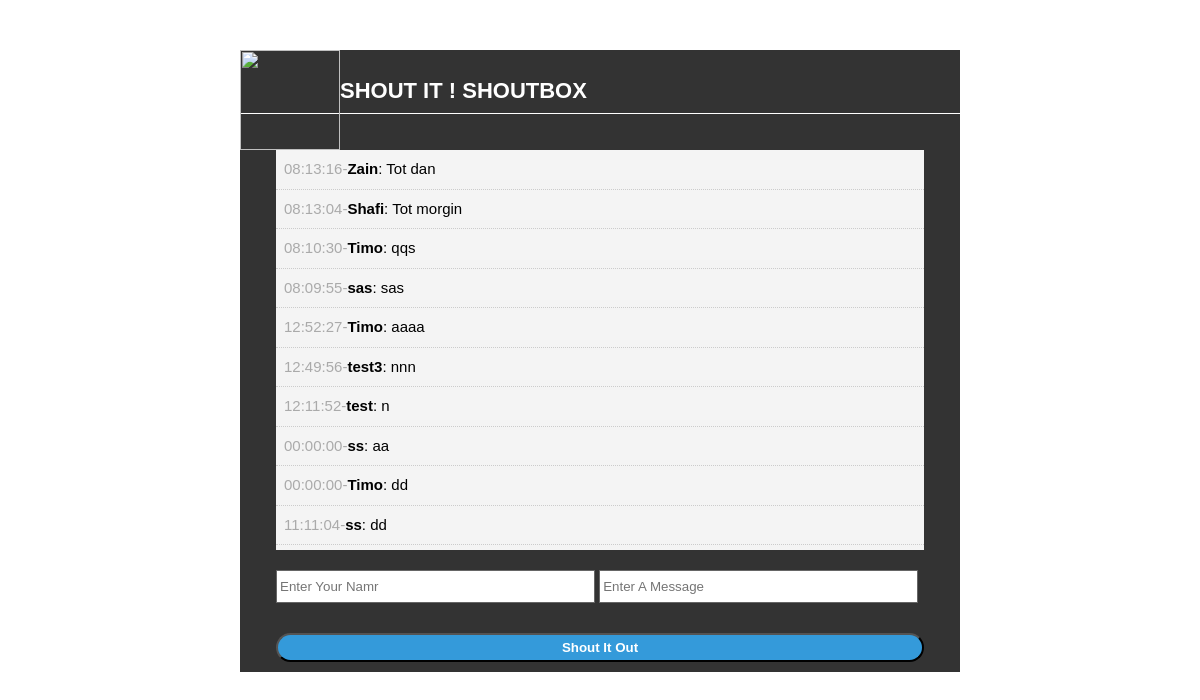
The page / on the database its author committed.
### tables this page shows
CREATE TABLE `shouts` (
  `id` int(11) NOT NULL,
  `user` varchar(50) NOT NULL,
  `message` text NOT NULL,
  `time` time NOT NULL
);

### index.php (the view, shortened to what this page needs)
<?php
include 'database.php';
?>
<?php
$query = "select * from shouts ORDER BY id DESC";
$shout = mysqli_query($con,$query);
?>
<!DOCTYPE html>
<html lang="en">
<head>
  <link rel="stylesheet" href="./css/style.css">
</head>
<body>
  <div id="container">
    <header>
    <img src="./img/giphy.gif">
    <h1 class="h1">SHOUT IT ! SHOUTBOX</h1>
    </header>
    <div id="shouts">
      <ul><?php while ($row = mysqli_fetch_assoc($shout)): ?>
      <li class="shout"><span><?php echo $row['time']?>-</span><strong><?php echo $row['user']?></strong>: <?php echo $row['message']?></li><?php endwhile?>
      </ul>
    </div>
    <div id="input">
      <form action="process.php" method="POST">
        <input type="text" name="user" placeholder="Enter Your Namr">
        <input type="text" name="message" placeholder="Enter A Message">
        <br/>
        <input type="submit" value="Shout It Out" class="shout-btn" name="submit">
      </form>
    </div>
  </div>
</body>
</html>

### css/style.css (style rules this page uses)
* { margin: 0; padding: 0; }
body { font-family: Arial, Helvetica, sans-serif; font-size: 15px; line-height: 1.5em; background-image: url("../img/89125.jpg"); background-repeat: repeat; background-size: cover; }
#container { background: #333333; margin: 50px auto; overflow: auto; width: 60%; min-height: 400px; }
header h1 { color: #ffffff; font-size: 22px; padding: 30px 0px 10px 10px; border-bottom: 1px solid #ffffff; }
header img { width: 100px; height: 100px; float: left; }
#shouts { width: 90%; background: #f4f4f4; height: 400px; margin: 20px auto; overflow: auto; }
.shout { list-style: none; padding: 8px; border-bottom: 1px dotted #cccccc; }
.shout span { color: #aaaaaa; }
#input { width: 90%; min-height: 80px; margin: auto; padding: 0; }
#input input[type='text'] { height: 25px; width: 48%; padding: 3px; margin-bottom: 20px; border: #666666 solid 1px; }
#input .shout-btn { padding: 5px; margin-bottom: 30px; width: 100%; margin: 10px auto; background-color: rgb(52, 154, 218); border-radius: 50px; color: #ffffff; font-weight: 800; }

### rows shown on the page
shouts: time "08:13:16", user "Zain", message "Tot dan"
shouts: time "08:13:04", user "Shafi", message "Tot morgin"
shouts: time "08:10:30", user "Timo", message "qqs"
shouts: time "08:09:55", user "sas", message "sas"
shouts: time "12:52:27", user "Timo", message "aaaa"
shouts: time "12:49:56", user "test3", message "nnn"
shouts: time "12:11:52", user "test", message "n"
shouts: time "00:00:00", user "ss", message "aa"
shouts: time "00:00:00", user "Timo", message "dd"
shouts: time "11:11:04", user "ss", message "dd"
